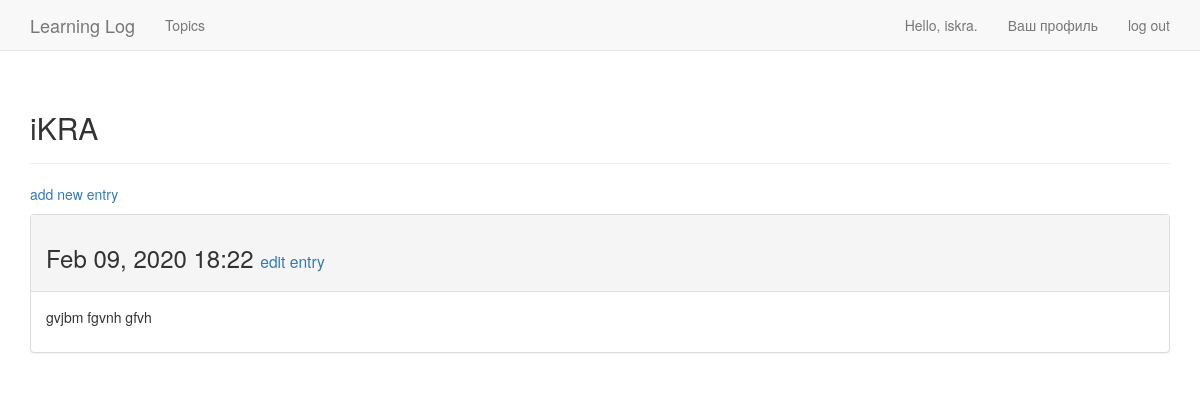
Page /topics/6/ (signed in) on the committed database.
### apple/models.py (models this page shows, shortened)
class Topic(models.Model):
    text = models.CharField(max_length=200)
    date_added = models.DateTimeField(auto_now_add=True)
    owner = models.ForeignKey(User, on_delete=models.SET(0))
    views = models.IntegerField(default=0)
    likes = models.IntegerField(default=0)
    def __str__(self):
        return self.text

class Entry(models.Model):
    topic = models.ForeignKey(Topic,
                              on_delete=models.SET(0))
    text = models.TextField()
    date_added = models.DateTimeField(auto_now_add=True)
    title = models.CharField(max_length=200, default='Тема')
    url = models.URLField(max_length=200, default='a')
    views = models.IntegerField(default=0)
    likes = models.IntegerField(default=0)
    class Meta:
        verbose_name_plural = 'entries'

### apple/views.py (the view)
# urls.py: path('topics/<int:topic_id>/', views.topic, name='topic'),
@login_required
def topic(request, topic_id):
    topic = Topic.objects.get(id=topic_id)
    check_topic_owner(request, topic_id)
    entries = topic.entry_set.order_by('-date_added')
    context = {'topic': topic, 'entries': entries}
    return render(request, 'apple/topic.html', context)

### apple/views.py (called while the page is built)
def check_topic_owner(request, id):
    topic = Topic.objects.get(id=id)
    if topic.owner != request.user:
        raise Http404

### apple/templates/apple/topic.html
{% extends 'apple/base.html' %}
{% block header %}
  <h2>{{ topic }}</h2>
{% endblock header %}
{% block content %}
<p>
  <a href="{% url 'apple:new_entry' topic.id %}">add new entry</a>
</p>
    {% for entry in entries %}
      <div class="panel panel-default">
        <div class="panel-heading">
          <h3>
            {{ entry.date_added|date:'M d, Y H:i' }}
            <small>
              <a href="{% url 'apple:edit_entry' entry.id %}">
                edit entry</a>
            </small>
          </h3>
        </div>
        <div class="panel-body">
          {{ entry.text|linebreaks }}
        </div>
      </div>
    {% empty %}
    There are no entries for this topic yet.
    {% endfor %}
{% endblock content %}

### apple/templates/apple/base.html (shortened to what this page needs)
{% load bootstrap3 %}
<!DOCTYPE html>
<html lang="en">
<head>
    {% bootstrap_css %}
</head>
<body>
    <nav class="navbar navbar-default navbar-static-top">
        <div class="container">
            <div class="navbar-header">
                <a class="navbar-brand" href="{% url 'apple:index' %}">Learning Log</a>
            </div>
            <div id="navbar" class="navbar-collapse collapse">
                <ul class="nav navbar-nav">
                    <li><a href="{% url 'apple:topics' %}">Topics</a></li>
                </ul>
                <ul class="nav navbar-nav navbar-right">
                    {% if user.is_authenticated %}
                        <li><a>Hello, {{ user.username }}.</a></li>
                        <li><a href="{% url 'users:profile' %}">Ваш профиль</a></li>
                        <li><a href="{% url 'users:logout' %}">log out</a></li>
                    {% else %}
                        <li><a href="{% url 'users:register' %}">register</a></li>
                        <li><a href="{% url 'users:login' %}">log in</a></li>
                    {% endif %}
                </ul>
            </div>
        </div>
    </nav>
    <div class="container">
        <div class="page-header">
            {% block header %}{% endblock header %}
        </div>
        <div>
            {% block content %}{% endblock content %}
        </div>
    </div>
</body>
</html>

### rows in the picture
Topic: text "iKRA"
Entry: date_added "Feb 09, 2020 18:22", text "gvjbm fgvnh gfvh"

### other values in the picture
{{ user.username }} "iskra"
